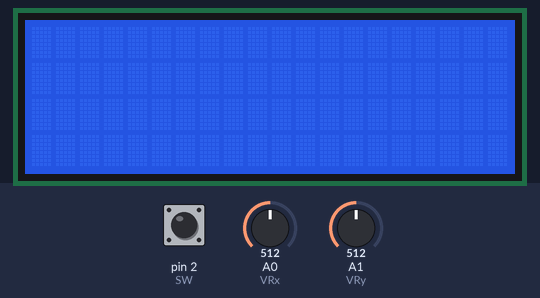
Bench run of a sketch on a simulated Arduino Uno, built with avr-gcc and run on an emulated ATmega328P. On the bench: 20×4 character LCD. The test bench sets the inputs (shaded band); at power-on: A0 (VRx) = 512, pin 2 (SW) HIGH, A1 (VRy) = 512. What the sketch prints to the serial monitor is not drawn.

Above: at 1.2 s.
1.3 s: A0 (VRx) set to 22
2.8 s: A0 (VRx) set to 18
At 4.5 s:
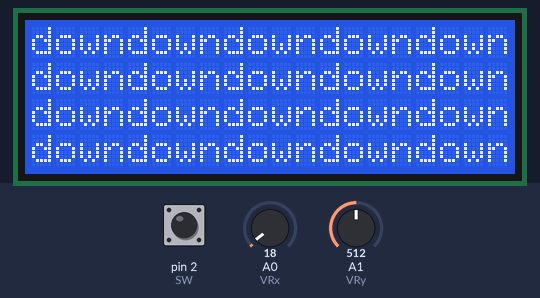
4.8 s: A0 (VRx) set to 887
7.8 s: A0 (VRx) set to 907
At 9.3 s:
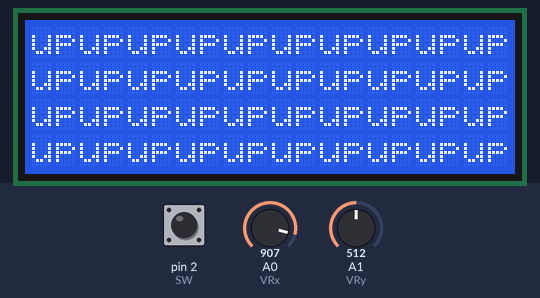
10.5 s: A0 (VRx) set to 10
At 10.71 s:
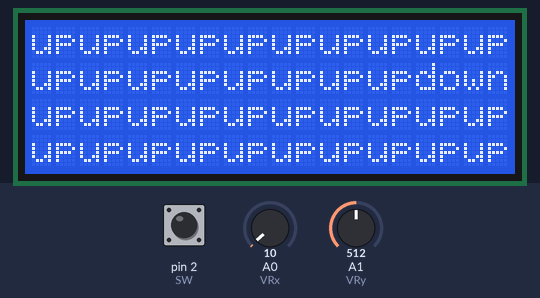
12.6 s: A0 (VRx) set to 910
At 12.79 s:
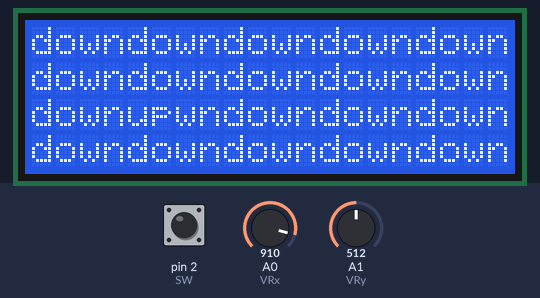
Timing chart, 0 to 15.6 s (numbered marks = the images above; inputs shaded):
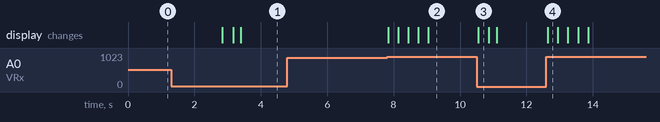

Measured:
- the behaviour switches between 20 and 19 on A0 (VRx) (found by bisection; images 0 and 1)
- the behaviour switches between 900 and 901 on A0 (VRx) (found by bisection; images 1 and 2)
- after the input at 1.3 s, every drawn part: stays the same
- after the input at 2.8 s, the display: first changes at once (image 1 shows a later state)
- after the input at 4.8 s, every drawn part: stays the same
- after the input at 7.8 s, the display: first changes at once (image 2 shows a later state)
- after the input at 10.5 s, the display: changes after 0.05 s (image 3)
- after the input at 12.6 s, the display: changes after 0.05 s (image 4)

The sketch:

joystick_test.ino
```cpp
#include <LiquidCrystal_I2C.h>
LiquidCrystal_I2C lcd(0x27,20,4);
/*
  Joystick Module

  created 18 Dec 2018
  by MisterBotBreak

  This example code can be found:

  https://create.arduino.cc/projecthub/MisterBotBreak/how-to-use-a-joystick-with-serial-monitor-1f04f0
*/


int VRx = A0; //Analog Pin for X Position
int VRy = A1; //Analog Pin for Y Position
int SW = 2;   //Digital Pin for Button

//Store State Variables
int xPosition = 0;
int yPosition = 0;
int SW_state = 0;

void setup() {
  Serial.begin(9600);
  lcd.init();
  lcd.backlight();

  pinMode(VRx, INPUT);
  pinMode(VRy, INPUT);
  pinMode(SW, INPUT_PULLUP);

}

void loop() {
  //Read Data
  xPosition = analogRead(VRx);
  yPosition = analogRead(VRy);
  SW_state = digitalRead(SW);

  //Print Data in Serial Monitor - Find it at Tools > Serial Monitor
  Serial.print("X: ");
  Serial.print(xPosition);
  Serial.print(" | Y: ");
  Serial.print(yPosition);
  Serial.print(" | Button: ");
  Serial.println(SW_state);

  if (xPosition > 900 && xPosition < 1023)
    lcd.print("up");
  else if (xPosition > 0 && xPosition < 20)
    lcd.print("down");
  else if (yPosition > 900 && yPosition < 1023)
    lcd.print("right");
  else if (yPosition > 0 && yPosition < 20)
    lcd.print("left");

}
```
